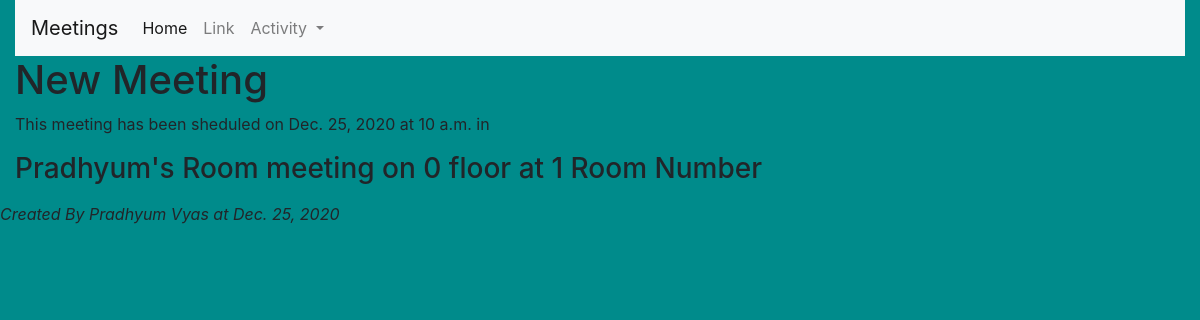
The app's page /meeting/7 with its own data.
### meeting/models.py (models this page shows, shortened)
class Meeting(models.Model):
    title = models.CharField(max_length=200)
    date = models.DateField()
    start_time = models.TimeField(default=time(10))
    duration = models.IntegerField(default=1)
    room = models.ForeignKey(Room, on_delete=models.CASCADE)

class Room(models.Model):
    name = models.CharField(max_length=250)
    floor_number = models.IntegerField()
    room_number = models.IntegerField()
    def __str__(self):
        return f"{self.name} meeting on {self.floor_number} floor at {self.room_number} Room Number"

### meeting/views.py (the view)
# urls.py: path('<int:id>', details, name='details'),
def details(request, id):
    meeting = get_object_or_404(Meeting, pk=id)
    return render(request, "meeting/details.html", {'meeting': meeting,
                                                    'message':"Created By Pradhyum Vyas",
                                                    'date':(datetime.today().date())})

### meeting/templates/meeting/details.html (shortened to what this page needs)
{% extends 'base.html' %}
{% block content %}
<div class="container-fluid pradhyum">
        <h1>{{meeting.title}}</h1>
    <p>This meeting has been sheduled on {{meeting.date}} at {{meeting.start_time}} in
        <h3>{{meeting.room}}</h3>
    </p>
</div>
{% endblock %}

### website/templates/base.html (shortened to what this page needs)
{% load static %}
<!DOCTYPE html>
<html lang="en">
<head>
    {% block link %}
    <link rel="stylesheet" href="{% static 'website/main.css' %}">
    <link rel="stylesheet" href="https://stackpath.bootstrapcdn.com/bootstrap/4.4.1/css/bootstrap.min.css"
>
    <link rel="stylesheet" href="{% static 'website/main.css' %}">
    {% endblock %}
</head>
<body>
<div class="container-fluid">
    <nav class="navbar navbar-expand-lg navbar-light bg-light">
  <a class="navbar-brand" href="#">Meetings</a>
  <div class="collapse navbar-collapse" id="navbarSupportedContent">
    <ul class="navbar-nav mr-auto">
      <li class="nav-item active">
        <a class="nav-link" href="{% url 'welcome' %}">Home</a>
      </li>
      <li class="nav-item">
        <a class="nav-link" href="#">Link</a>
      </li>
      <li class="nav-item dropdown">
        <a class="nav-link dropdown-toggle" href="#" id="navbarDropdown" role="button" data-toggle="dropdown" aria-haspopup="true" aria-expanded="false">
          Activity
        </a>
      </li>
    </ul>
  </div>
</nav>
</div>
    {% block content %}
    {% endblock %}
          <footer style="display: block">    <em> {{message}} at {{date}} </em>  </footer>
</body>
</html>

### website/static/website/main.css (style rules this page uses)
body { background-color: darkcyan; }
footer { display: block; }

### records on screen
Meeting: title "New Meeting", date "Dec. 25, 2020", start_time "10 a.m.", room "Pradhyum's Room meeting on 0 floor at 1 Room Number"

### other values on screen
{{ message }} "Created By Pradhyum Vyas"
